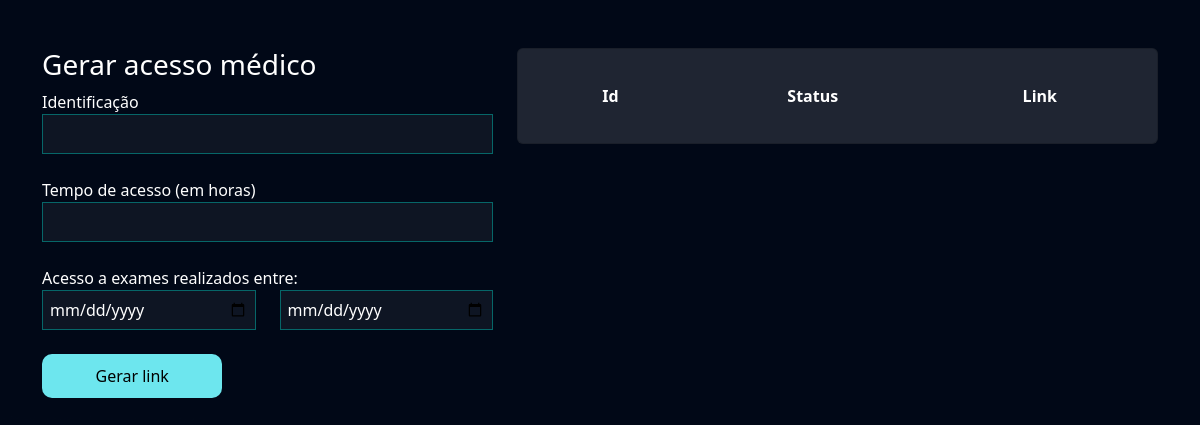
Before: /exames/gerar_acesso_medico/ (signed in) with the older database file.
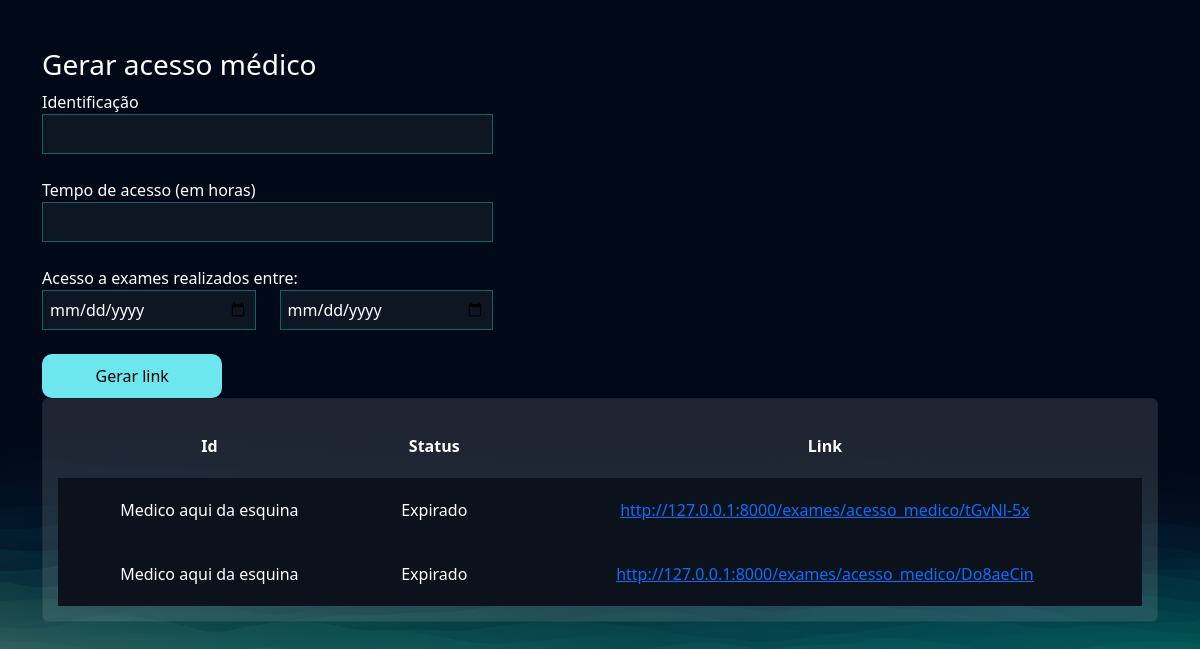
After: the same page with the newer database file.
### exames/models.py (models this page shows, shortened)
class AcessoMedico(models.Model):
    usuario = models.ForeignKey(User, on_delete=models.DO_NOTHING)
    identificacao = models.CharField(max_length=50)
    tempo_de_acesso = models.IntegerField() # Em horas
    criado_em = models.DateTimeField()
    data_exames_iniciais = models.DateField()
    data_exames_finais = models.DateField()
    token = models.CharField(max_length=20, null = True, blank = True)
    @property
    def status(self):
        return "Expirado" if timezone.now() > (self.criado_em + timedelta(hours = self.tempo_de_acesso)) else "Ativo"
    @property
    def url(self):
        return f'http://127.0.0.1:8000/exames/acesso_medico/{self.token}'

### exames/views.py (the view, shortened to what this page needs)
# urls.py: path('gerar_acesso_medico/', views.gerar_acesso_medico, name = "gerar_acesso_medico"),
@login_required
def gerar_acesso_medico(request):
    if request.method == "GET":
        acessos_medicos = AcessoMedico.objects.filter(usuario = request.user)
        return render(request, 'gerar_acesso_medico.html', {'acessos_medicos': acessos_medicos})

### exames/templates/gerar_acesso_medico.html (shortened to what this page needs)
{% extends "bases/base.html" %}
{% load static %}
{% block 'head' %}
    <link href="{% static 'exames/css/css.css' %}" rel="stylesheet">
    <link href="{% static 'exames/css/gerenciar_pedidos.css' %}" rel="stylesheet">
{% endblock 'head' %}
{% block 'conteudo' %}
    <br>
    <br>
    <div class="container">
        <div class="row">
            <div class="col-md-5">
                <h3>Gerar acesso médico</h3>
                <form action="{% url "gerar_acesso_medico" %}" method="POST">{% csrf_token %}
                    <label for="">Identificação</label>
                    <br>
                    <input style="width: 100%" type="text" name="identificacao" id="" class="input-default">
                    <br>
                    <br>
                    <label for="">Tempo de acesso (em horas)</label>
                    <br>
                    <input style="width: 100%" type="number" name="tempo_de_acesso" id="" class="input-default">
                    <br>
                    <br>
                    <div class="row">
                        <label for="">Acesso a exames realizados entre:</label>
                        <div class="col-md">
                            <input style="width: 100%" type="date" name="data_exame_inicial" id="" class="input-default">
                        </div>
                        <div class="col-md">
                            <input style="width: 100%" type="date" name="data_exame_final" id="" class="input-default">
                            <br>
                            <br>
                        </div>
                    </div>
                    <input style="width: 40%" type="submit" class="btn-default" value="Gerar link">
                </form>
            </div>
            <div class="col-md">
                <div class="card">
                    <table style="text-align: center">
                        <tr>
                          <th>Id</th>
                          <th>Status</th>
                          <th>Link</th>
                        </tr>
                        {% for acesso in acessos_medicos %}
                            <tr class="linha-tabela">
                                <td>{{acesso.identificacao}}</td>
                                <td>{{acesso.status}}</td>
                                <td><a href="{{acesso.url}}">{{acesso.url}}</a></td>
                            </tr>
                        {% endfor %}
                    </table>
                </div>
            </div>
        </div>
    </div>
{% endblock 'conteudo' %}

### templates/bases/base.html (shortened to what this page needs)
{% load static %}
<!doctype html>
<html lang="pt-BR">
  <head>
    <link href="https://cdn.jsdelivr.net/npm/bootstrap@5.3.1/dist/css/bootstrap.min.css" rel="stylesheet">
    <link href="{% static 'geral/css/base.css' %}" rel="stylesheet">
    {% block 'head' %}{% endblock %}
  </head>
  <body>
    {% block 'conteudo' %}{% endblock %}
  </body>
</html>

### templates/static/geral/css/base.css (style rules this page uses)
:root { --main-color: #151C34; --dark-color: #0C121C ; --light-color: #6DE6EE; --contrast-color: #f4c96b; --differential-color: #066668; }
* { color: white }
.input-default { background-color: rgba(255,255,255,0.05); border: 1px solid var(--differential-color); padding: 7px; width: 50%; }
.btn-default { background-color: var(--light-color); color: black; width: 15%; padding: 10px; border: none; border-radius: 10px; }

### templates/static/exames/css/css.css (style rules this page uses)
body { background-image: url('/static/geral/img/bg2.png'); background-size: cover; }
.card { background-color: rgba(217, 217, 217, .14); color: white; padding: 15px; }

### templates/static/exames/css/gerenciar_pedidos.css (style rules this page uses)
.linha-tabela { background-color: var(--dark-color); height: 20px; }
td, th { padding: 20px; }

Changed rows visible on the page:
added AcessoMedico: identificacao "Medico aqui da esquina", status "Expirado", url "http://127.0.0.1:8000/exames/acesso_medico/tGvNl-5x"
added AcessoMedico: identificacao "Medico aqui da esquina", status "Expirado", url "http://127.0.0.1:8000/exames/acesso_medico/Do8aeCin"
